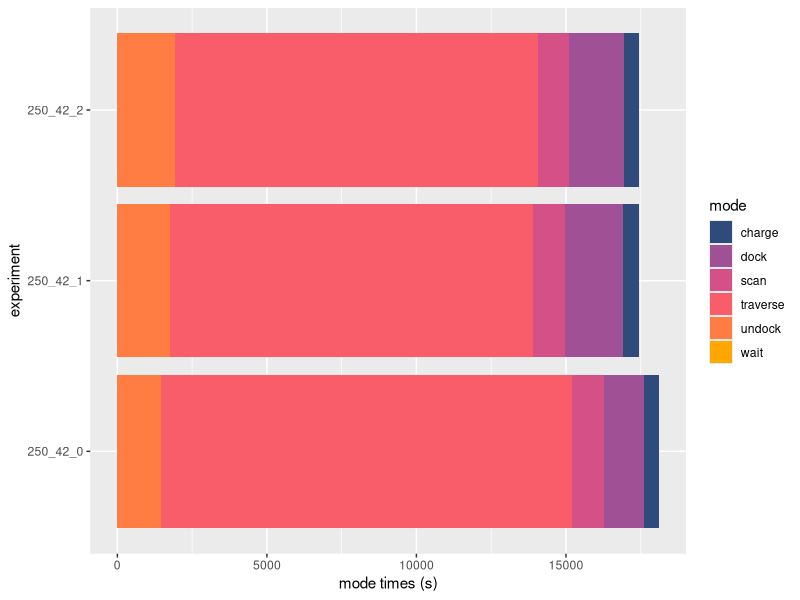

The R script that drew this image:
library(ggplot2)

gen_plot <- function(plot_points_pre, y_name, x_name, filename) {
    final_plot <- plot_points_pre + coord_flip() + xlab(x_name) + ylab(y_name)
    ggsave(final_plot, file = filename, width = 6, height = 4)
}
input <- read.csv(file = "../experiments/prototype_eval/mode_times.csv", header = TRUE, sep = ",")
ggp <- ggplot(input, aes(x = experiment, y = mode_time, fill = mode)) + geom_bar(position = "stack", stat = "identity") + scale_fill_manual(
    "mode", values = c("charge" = "#2f4b7c", "dock" = "#a05195", "scan" = "#d45087", "traverse" = "#f95d6a", "undock" = "#ff7c43", "wait" = "#ffa600")
)
gen_plot(ggp, "mode times (s)", "experiment", "mode_times_basic.png")
